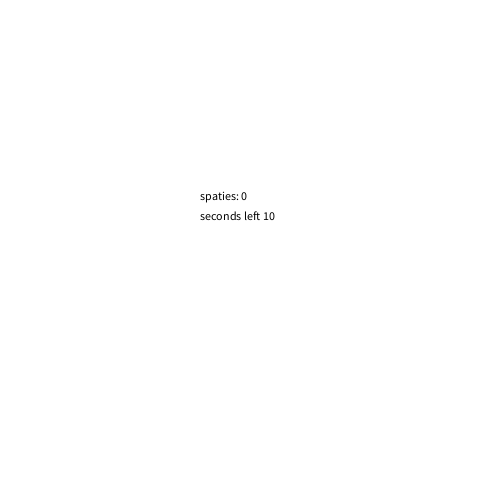
Frame 1 (no input)
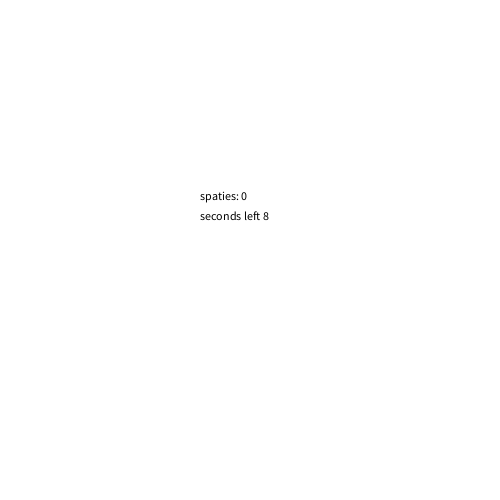
Frame 60 (the mouse pressed at the canvas centre just before this capture)
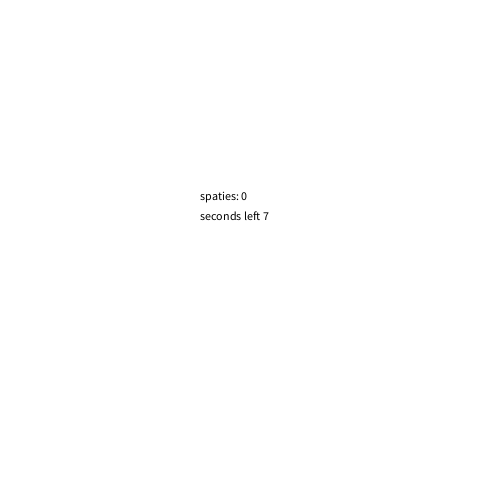
Frame 120 (the mouse held since frame 60 and released just before this capture)

The Processing sketch that drew these frames (run headless with seeded random() and noise(); from frame 60 on, the mouse is pressed at the canvas centre):

// Processing sketch: h12_opd_2
// ── h12_opd_2.pde
int seconden;
int aantalSpaties = 0;
int leftAmount;
boolean racing = true;


void setup(){
  size(500,500);
}

void draw(){
  background(255,255,255);
  
  leftAmount = 10 - seconden;
 seconden= millis()/1000;
 if(seconden >= 10){
  racing = false; 
 }
 fill(0,0,0);
 text("spaties: " + aantalSpaties, 200,200);
 text("seconds left " + leftAmount, 200,220);  
}

void keyReleased(){
if(keyCode == 32 && racing){
  aantalSpaties++;
}
}
